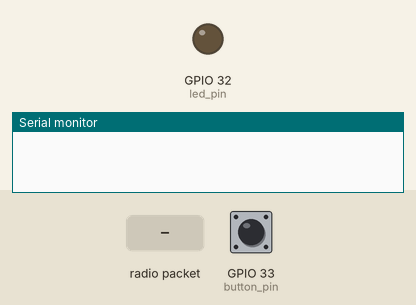
This sketch was run on a simulated ESP32. On the bench: output pins drawn as LEDs (lit = HIGH), the last lines printed to the serial monitor. The test bench sets the inputs (shaded band); at power-on: GPIO 33 (button_pin) HIGH.

Above: at 1.2 s.
1.3 s: radio packet "1" arrives
At 1.8 s:
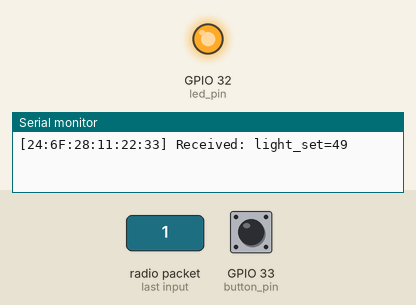
Timing chart, 0 to 4.3 s (numbered marks = the images above; inputs shaded):
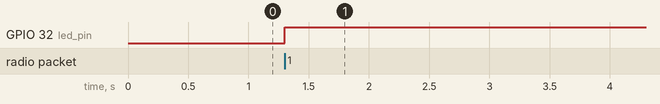

The sketch:

networking-p2p.ino
```cpp
#include <esp_now.h>
#include <WiFi.h>

uint led_pin = 32;
uint button_pin = 33;
uint8_t broadcastAddr[] = { 0xFF, 0xFF, 0xFF, 0xFF, 0xFF, 0xFF };
esp_now_peer_info_t broadcastPeer;

typedef struct
{
    bool light_set;
} mymsg;

bool light_state = false; // Track local light state
bool last_button_state = HIGH; // For edge detection

void OnDataRecv(const esp_now_recv_info* recv_info, const uint8_t* data, int len)
{
    if (len != sizeof(mymsg))
    {
        Serial.println("Received invalid msg");
        return;
    }

    char macstr[32];
    const uint8_t* mac = recv_info->src_addr;
    snprintf(macstr, 31, "%02X:%02X:%02X:%02X:%02X:%02X", mac[0], mac[1], mac[2], mac[3], mac[4], mac[5]);

    mymsg* msg = (mymsg*)data;
    Serial.printf("[%s] Received: light_set=%d\n", macstr, msg->light_set);
    light_state = msg->light_set; // Update local light state
    digitalWrite(led_pin, light_state);
}

void OnDataSent(const wifi_tx_info_t* tx_info, esp_now_send_status_t stat)
{
    char macstr[32];
    if (tx_info != nullptr) {
        const uint8_t* mac = tx_info->des_addr; // use dest_addr field from wifi_tx_info_t
        snprintf(macstr, 31, "%02X:%02X:%02X:%02X:%02X:%02X", mac[0], mac[1], mac[2], mac[3], mac[4], mac[5]);
    } else {
        strncpy(macstr, "Unknown", sizeof(macstr) - 1);
        macstr[sizeof(macstr) - 1] = '\0';
    }

    Serial.printf("[%s] Last Packet Sent: %s\n", macstr, stat == ESP_NOW_SEND_SUCCESS ? "Success" : "Fail");
}

void setup()
{
    Serial.begin(115200);
    WiFi.mode(WIFI_STA);

    pinMode(button_pin, INPUT_PULLUP);
    pinMode(led_pin, OUTPUT);

    if (esp_now_init() != ESP_OK)
    {
        Serial.println("Can't start espnow, rebooting");
        vTaskDelay(5000 / portTICK_PERIOD_MS);
        ESP.restart();
    }

    broadcastPeer.channel = 0; // 0 = any
    broadcastPeer.encrypt = false; // can't encrypt when broadcasting
    memcpy(broadcastPeer.peer_addr, broadcastAddr, 6); // copy broadcast address

    if (esp_now_add_peer(&broadcastPeer) != ESP_OK)
    {
        Serial.println("Can't register espnow broadcast peer, rebooting");
        vTaskDelay(5000 / portTICK_PERIOD_MS);
        ESP.restart();
    }
    esp_now_register_send_cb(OnDataSent);
    esp_now_register_recv_cb(OnDataRecv);
}
void loop()
{
    bool button_state = digitalRead(button_pin);

    // Detect falling edge (button press)
    if (last_button_state == HIGH && button_state == LOW) {
        light_state = !light_state; // Update local light state immediately
        digitalWrite(led_pin, light_state); // Reflect change on LED
        mymsg msg;
        msg.light_set = light_state;
        esp_now_send(broadcastAddr, (uint8_t*)&msg, sizeof(msg));
    }
    last_button_state = button_state;
}
```

Measured:
- after the input at 1.3 s, GPIO 32 (led_pin): LOW → HIGH at once
